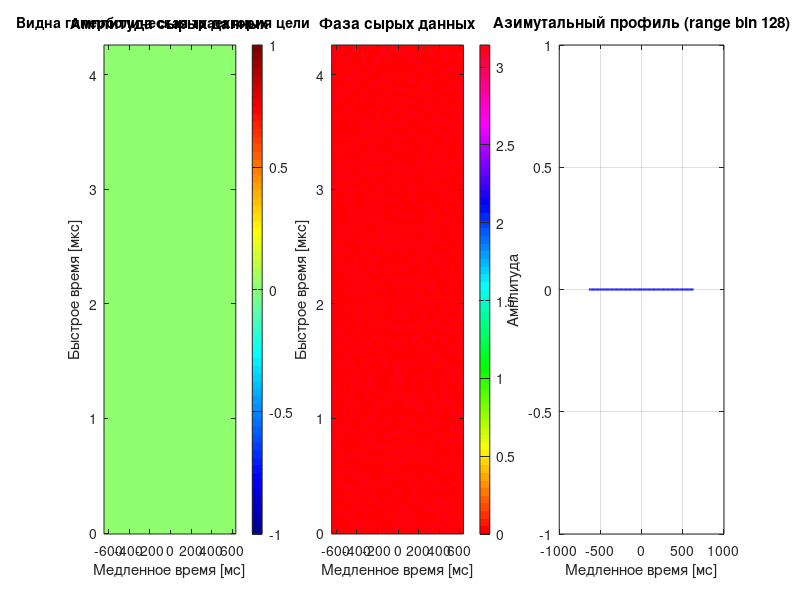
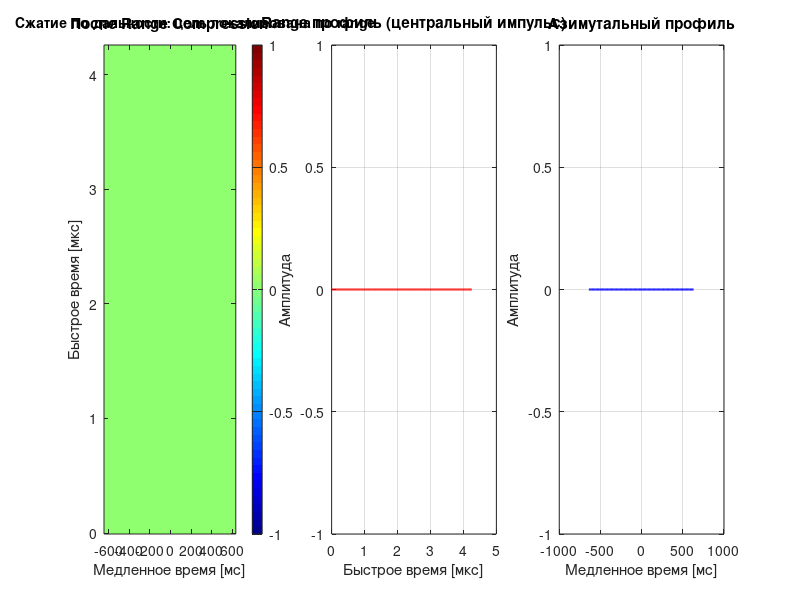
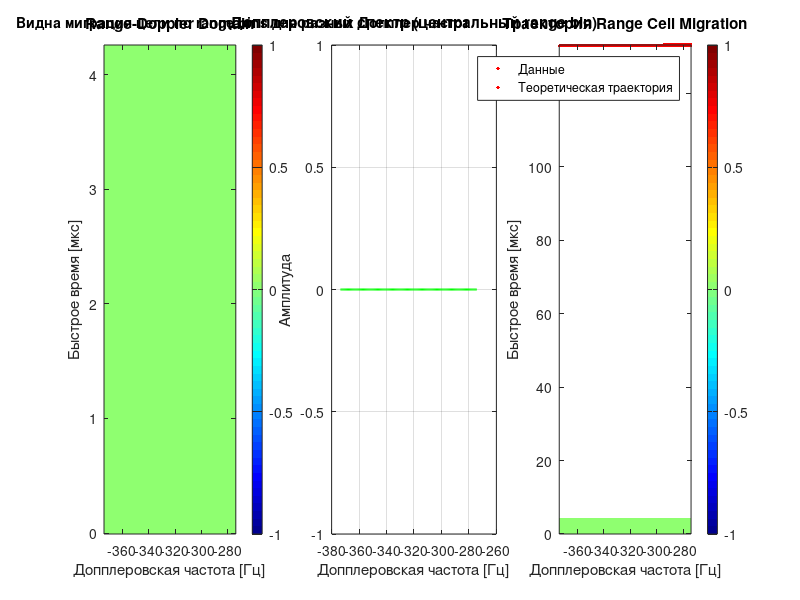
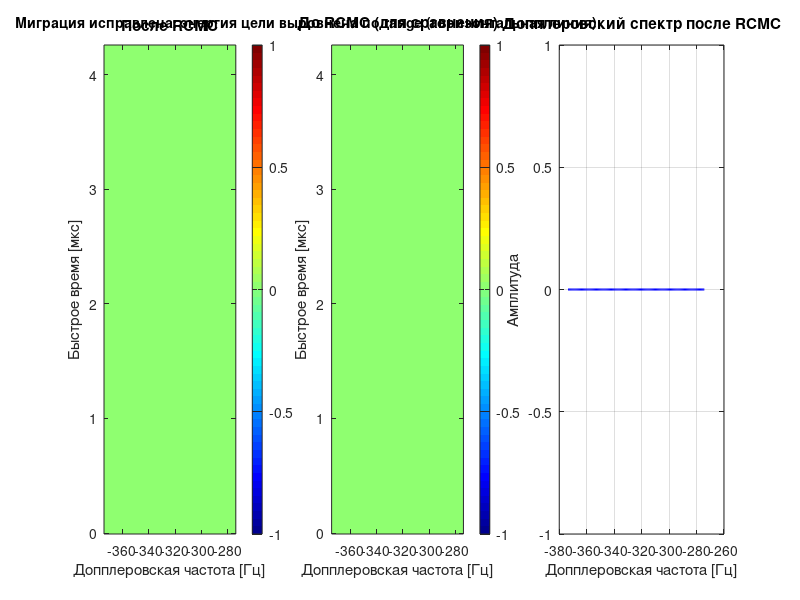

Source code (MATLAB) for these figures, in order:
% =========================================================================
% Simplified RDA Demo - Single Point Target
% =========================================================================
%
% Упрощённая демонстрация для изучения каждого этапа RDA
% на примере ОДНОЙ точечной цели
%
% Позволяет:
%   - Визуализировать сигнал на каждом этапе
%   - Понять влияние каждой операции
%   - Экспериментировать с параметрами
%
% =========================================================================

clear; close all; clc;

%% ========================================================================
% ПАРАМЕТРЫ - упрощённые для наглядности
% =========================================================================

c = 3e8;                            % Скорость света [м/с]
f0 = 5.3e9;                         % Несущая частота [Гц]
lambda = c / f0;                    % Длина волны [м]

% Параметры платформы
Vr = 150;                           % Скорость [м/с]

% Параметры сигнала
Tr = 2.5e-6;                        % Длительность импульса [с]
Kr = 20e12;                         % Частота модуляции [Гц/с]
Br = abs(Kr * Tr);                  % Полоса [Гц]

% Параметры дискретизации
Fs = 60e6;                          % Частота дискретизации по range [Гц]
PRF = 100;                          % ЧПИ [Гц]

% Параметры сцены
R0 = 20000;                         % Дистанция до цели [м]
theta_squint = deg2rad(3.5);        % Угол squint [рад]

% Размеры данных (малые для наглядности)
Naz = 128;                          % Число импульсов
Nrg = 256;                          % Отсчётов на импульс

% Доплеровские параметры
f_dc = -2*Vr/lambda * sin(theta_squint); % Допплер центроид [Гц]

fprintf('=== ПАРАМЕТРЫ ===\n');
fprintf('Несущая частота: %.2f ГГц\n', f0/1e9);
fprintf('Длина волны: %.4f м\n', lambda);
fprintf('Разрешение по дальности: %.2f м\n', c/(2*Br));
fprintf('Угол squint: %.2f град\n', rad2deg(theta_squint));
fprintf('Допплер центроид: %.1f Гц\n', f_dc);
fprintf('\n');

%% ========================================================================
% ГЕНЕРАЦИЯ СЫРЫХ ДАННЫХ - одна цель в центре
% =========================================================================

fprintf('Генерация сырых данных для одной цели...\n');

% Оси времени
t_fast = (0:Nrg-1) / Fs;            % Быстрое время [с]
eta_slow = ((0:Naz-1) - Naz/2) / PRF; % Медленное время [с]

% Положение цели - в центре
eta0 = 0;                           % Цель в центре апертуры
A0 = 1.0;                           % Амплитуда

% Инициализация
S_raw = zeros(Nrg, Naz);

% Генерация сигнала
for m = 1:Naz
    eta = eta_slow(m);
    
    % История дальности (гипербола)
    R_eta = sqrt(R0^2 + Vr^2 * (eta - eta0)^2);
    
    % Задержка
    tau = 2 * R_eta / c;
    
    % Азимутальное окно (Гауссово)
    T_illum = 4.0 / Vr;  % Время освещения [с]
    w_a = exp(-4*log(2)*(eta - eta0)^2 / T_illum^2);
    
    % ЛЧМ сигнал
    t_centered = t_fast - tau;
    range_window = double(abs(t_centered) <= Tr/2);
    chirp = exp(1j * pi * Kr * t_centered.^2);
    
    % Фазовый член
    phase_term = exp(-1j * 4 * pi * R_eta / lambda);
    
    % Сигнал
    S_raw(:, m) = A0 * w_a * phase_term * (range_window .* chirp).';
end

% Добавить шум
SNR_dB = 25;
signal_power = sum(abs(S_raw(:)).^2) / numel(S_raw);
noise_power = signal_power / (10^(SNR_dB/10));
S_raw = S_raw + sqrt(noise_power/2) * (randn(size(S_raw)) + 1j*randn(size(S_raw)));

fprintf('Сырые данные: %d × %d\n\n', Nrg, Naz);

%% ========================================================================
% ВИЗУАЛИЗАЦИЯ: Raw Data
% =========================================================================

figure('Name', 'ЭТАП 0: Сырые данные', 'Position', [50 50 1400 500]);

% Амплитуда
subplot(1,3,1);
imagesc(eta_slow*1e3, t_fast*1e6, abs(S_raw));
xlabel('Медленное время [мс]'); ylabel('Быстрое время [мкс]');
title('Амплитуда сырых данных');
colorbar; axis xy; colormap(gca, jet);

% Фаза
subplot(1,3,2);
imagesc(eta_slow*1e3, t_fast*1e6, angle(S_raw));
xlabel('Медленное время [мс]'); ylabel('Быстрое время [мкс]');
title('Фаза сырых данных');
colorbar; axis xy; colormap(gca, hsv);

% Азимутальный профиль (центральный range bin)
subplot(1,3,3);
center_range_bin = round(Nrg/2);
plot(eta_slow*1e3, abs(S_raw(center_range_bin, :)), 'b-', 'LineWidth', 1.5);
xlabel('Медленное время [мс]'); ylabel('Амплитуда');
title(sprintf('Азимутальный профиль (range bin %d)', center_range_bin));
grid on;

% Пояснение
annotation('textbox', [0.02 0.95 0.3 0.04], 'String', ...
    'Видна гиперболическая траектория цели', ...
    'EdgeColor', 'none', 'FontSize', 10, 'FontWeight', 'bold');

pause(1);

%% ========================================================================
% ЭТАП 1: RANGE COMPRESSION
% =========================================================================

fprintf('ЭТАП 1: Range Compression...\n');

% Частотная ось по дальности
f_range = ((0:Nrg-1) - Nrg/2) * (Fs/Nrg);

% Согласованный фильтр (сопряжённый chirp)
H_rc = exp(-1j * pi * f_range.^2 / Kr);
H_rc = H_rc .* (abs(f_range) <= Br/2);

% Применить к каждому импульсу
S_rc = zeros(Nrg, Naz);
for m = 1:Naz
    S_fft = fftshift(fft(S_raw(:, m)));
    S_compressed = S_fft .* H_rc.';
    S_rc(:, m) = ifft(ifftshift(S_compressed));
end

fprintf('  Разрешение по дальности: %.2f м\n\n', c/(2*Br));

%% ВИЗУАЛИЗАЦИЯ: Range Compressed
figure('Name', 'ЭТАП 1: Range Compression', 'Position', [60 60 1400 500]);

subplot(1,3,1);
imagesc(eta_slow*1e3, t_fast*1e6, abs(S_rc));
xlabel('Медленное время [мс]'); ylabel('Быстрое время [мкс]');
title('После Range Compression');
colorbar; axis xy; colormap(gca, jet);

subplot(1,3,2);
plot(t_fast*1e6, abs(S_rc(:, Naz/2)), 'r-', 'LineWidth', 1.5);
xlabel('Быстрое время [мкс]'); ylabel('Амплитуда');
title('Range профиль (центральный импульс)');
grid on;

subplot(1,3,3);
plot(eta_slow*1e3, abs(S_rc(center_range_bin, :)), 'b-', 'LineWidth', 1.5);
xlabel('Медленное время [мс]'); ylabel('Амплитуда');
title('Азимутальный профиль');
grid on;

annotation('textbox', [0.02 0.95 0.4 0.04], 'String', ...
    'Сжатие по дальности: цель локализована по range', ...
    'EdgeColor', 'none', 'FontSize', 10, 'FontWeight', 'bold');

pause(1);

%% ========================================================================
% ЭТАП 2: AZIMUTH FFT → Range-Doppler Domain
% =========================================================================

fprintf('ЭТАП 2: Переход в Range-Doppler домен...\n');

% FFT по азимуту
S_rd = fftshift(fft(S_rc, [], 2), 2);

% Ось Допплеровских частот
f_eta = ((0:Naz-1) - Naz/2) * (PRF/Naz) + f_dc;

fprintf('  Диапазон Допплеровских частот: [%.1f, %.1f] Гц\n\n', ...
        min(f_eta), max(f_eta));

%% ВИЗУАЛИЗАЦИЯ: Range-Doppler Domain
figure('Name', 'ЭТАП 2: Range-Doppler Domain', 'Position', [70 70 1400 500]);

subplot(1,3,1);
imagesc(f_eta, t_fast*1e6, abs(S_rd));
xlabel('Допплеровская частота [Гц]'); ylabel('Быстрое время [мкс]');
title('Range-Doppler Domain');
colorbar; axis xy; colormap(gca, jet);

subplot(1,3,2);
plot(f_eta, abs(S_rd(center_range_bin, :)), 'g-', 'LineWidth', 1.5);
xlabel('Допплеровская частота [Гц]'); ylabel('Амплитуда');
title('Допплеровский спектр (центральный range bin)');
grid on;

% Показать траекторию миграции
subplot(1,3,3);
imagesc(f_eta, t_fast*1e6, abs(S_rd));
xlabel('Допплеровская частота [Гц]'); ylabel('Быстрое время [мкс]');
title('Траектория Range Cell Migration');
colorbar; axis xy; colormap(gca, jet);
hold on;

% Теоретическая траектория миграции
for k = 1:length(f_eta)
    D_f = sqrt(1 - (lambda * f_eta(k) / (2*Vr))^2);
    delta_R = R0 * (D_f - 1);
    t_migration = (2*R0/c) + (2*delta_R/c);
    plot(f_eta(k), t_migration*1e6, 'r.', 'MarkerSize', 8);
end
hold off;
legend('Данные', 'Теоретическая траектория', 'Location', 'best');

annotation('textbox', [0.02 0.95 0.5 0.04], 'String', ...
    'Видна миграция цели по range bins для разных Допплер частот', ...
    'EdgeColor', 'none', 'FontSize', 10, 'FontWeight', 'bold');

pause(1);

%% ========================================================================
% ЭТАП 3: RANGE CELL MIGRATION CORRECTION (RCMC)
% =========================================================================

fprintf('ЭТАП 3: Range Cell Migration Correction...\n');

S_rcmc = zeros(Nrg, Naz);

for m = 1:Naz
    f_eta_m = f_eta(m);
    
    % D функция
    D_f = sqrt(1 - (lambda * f_eta_m / (2*Vr))^2);
    
    % Миграция
    delta_R = R0 * (D_f - 1);
    delta_t = 2 * delta_R / c;
    
    % Сдвинутая временная ось
    t_shifted = t_fast + delta_t;
    
    % Интерполяция
    S_rcmc(:, m) = interp1(t_fast, S_rd(:, m), t_shifted, 'linear', 0);
end

fprintf('  Максимальная миграция: %.3f м\n\n', abs(min(R0 * (sqrt(1 - (lambda * f_eta / (2*Vr)).^2) - 1))));

%% ВИЗУАЛИЗАЦИЯ: After RCMC
figure('Name', 'ЭТАП 3: RCMC', 'Position', [80 80 1400 500]);

subplot(1,3,1);
imagesc(f_eta, t_fast*1e6, abs(S_rcmc));
xlabel('Допплеровская частота [Гц]'); ylabel('Быстрое время [мкс]');
title('После RCMC');
colorbar; axis xy; colormap(gca, jet);

subplot(1,3,2);
imagesc(f_eta, t_fast*1e6, abs(S_rd));
xlabel('Допплеровская частота [Гц]'); ylabel('Быстрое время [мкс]');
title('До RCMC (для сравнения)');
colorbar; axis xy; colormap(gca, jet);

subplot(1,3,3);
plot(f_eta, abs(S_rcmc(center_range_bin, :)), 'b-', 'LineWidth', 1.5);
xlabel('Допплеровская частота [Гц]'); ylabel('Амплитуда');
title('Допплеровский спектр после RCMC');
grid on;

annotation('textbox', [0.02 0.95 0.6 0.04], 'String', ...
    'Миграция исправлена: энергия цели выровнена по range (горизонтальная линия)', ...
    'EdgeColor', 'none', 'FontSize', 10, 'FontWeight', 'bold');

pause(1);

%% ========================================================================
% ЭТАП 4: AZIMUTH COMPRESSION
% =========================================================================

fprintf('ЭТАП 4: Azimuth Compression...\n');

% Азимутальный согласованный фильтр
H_ac = zeros(1, Naz);
for m = 1:Naz
    f_eta_m = f_eta(m);
    D_f = sqrt(1 - (lambda * f_eta_m / (2*Vr))^2);
    H_ac(m) = exp(1j * 4 * pi * R0 * D_f / lambda);
end

% Применить фильтр
S_ac = S_rcmc .* repmat(H_ac, Nrg, 1);

% Обратное FFT по азимуту
S_focused = ifft(ifftshift(S_ac, 2), [], 2);

fprintf('  Изображение сфокусировано!\n\n');

%% ВИЗУАЛИЗАЦИЯ: Focused Image
figure('Name', 'ЭТАП 4: Сфокусированное изображение', 'Position', [90 90 1400 500]);

subplot(1,3,1);
imagesc(eta_slow*1e3, t_fast*1e6, abs(S_focused));
xlabel('Азимут [мс]'); ylabel('Дальность [мкс]');
title('Сфокусированное изображение');
colorbar; axis xy; colormap(gca, jet);
hold on;
% Отметить истинное положение цели
plot(0, (2*R0/c)*1e6, 'r+', 'MarkerSize', 20, 'LineWidth', 3);
hold off;

% Range профиль
subplot(1,3,2);
plot(t_fast*1e6, abs(S_focused(:, Naz/2)), 'r-', 'LineWidth', 1.5);
xlabel('Дальность [мкс]'); ylabel('Амплитуда');
title('Range профиль через цель');
grid on;
xlim([t_fast(1)*1e6, t_fast(end)*1e6]);

% Азимутальный профиль
subplot(1,3,3);
plot(eta_slow*1e3, abs(S_focused(center_range_bin, :)), 'b-', 'LineWidth', 1.5);
xlabel('Азимут [мс]'); ylabel('Амплитуда');
title('Азимутальный профиль через цель');
grid on;
xlim([eta_slow(1)*1e3, eta_slow(end)*1e3]);

annotation('textbox', [0.02 0.95 0.4 0.04], 'String', ...
    'Цель полностью сфокусирована по range и азимуту', ...
    'EdgeColor', 'none', 'FontSize', 10, 'FontWeight', 'bold');

%% ========================================================================
% СРАВНЕНИЕ: До и После
% =========================================================================

figure('Name', 'СРАВНЕНИЕ: До и После фокусировки', 'Position', [100 100 1200 500]);

subplot(1,2,1);
imagesc(eta_slow*1e3, t_fast*1e6, abs(S_raw));
xlabel('Азимут [мс]'); ylabel('Дальность [мкс]');
title('ДО: Сырые данные');
colorbar; axis xy; colormap(gca, jet);

subplot(1,2,2);
imagesc(eta_slow*1e3, t_fast*1e6, abs(S_focused));
xlabel('Азимут [мс]'); ylabel('Дальность [мкс]');
title('ПОСЛЕ: Сфокусированное изображение');
colorbar; axis xy; colormap(gca, jet);
hold on;
plot(0, (2*R0/c)*1e6, 'r+', 'MarkerSize', 20, 'LineWidth', 3);
hold off;

%% ========================================================================
% АНАЛИЗ КАЧЕСТВА ФОКУСИРОВКИ
% =========================================================================

fprintf('=== АНАЛИЗ КАЧЕСТВА ===\n');

% Найти пик
[max_val, max_idx] = max(abs(S_focused(:)));
[peak_range, peak_az] = ind2sub(size(S_focused), max_idx);

fprintf('Пик сигнала:\n');
fprintf('  Range bin: %d (ожидалось ~%d)\n', peak_range, round(Nrg/2));
fprintf('  Azimuth sample: %d (ожидалось ~%d)\n', peak_az, round(Naz/2));
fprintf('  Амплитуда: %.2f\n', max_val);

% PSLR (Peak to Side Lobe Ratio) по range
range_profile = abs(S_focused(:, peak_az));
range_profile = range_profile / max(range_profile); % Нормализация
[~, peak_idx] = max(range_profile);

% Исключить главный лепесток (±5 отсчётов)
mainlobe_width = 5;
sidelobe_region = range_profile;
sidelobe_region(max(1, peak_idx-mainlobe_width):min(Nrg, peak_idx+mainlobe_width)) = 0;
max_sidelobe = max(sidelobe_region);

PSLR_range = 20*log10(1 / max_sidelobe);
fprintf('\nКачество по Range:\n');
fprintf('  PSLR: %.2f дБ\n', PSLR_range);

% PSLR по азимуту
az_profile = abs(S_focused(peak_range, :));
az_profile = az_profile / max(az_profile);
[~, peak_idx_az] = max(az_profile);

sidelobe_region_az = az_profile;
sidelobe_region_az(max(1, peak_idx_az-mainlobe_width):min(Naz, peak_idx_az+mainlobe_width)) = 0;
max_sidelobe_az = max(sidelobe_region_az);

PSLR_az = 20*log10(1 / max_sidelobe_az);
fprintf('\nКачество по Азимуту:\n');
fprintf('  PSLR: %.2f дБ\n', PSLR_az);

%% ========================================================================
% ЭКСПЕРИМЕНТЫ
% =========================================================================

fprintf('\n=== ЭКСПЕРИМЕНТЫ ===\n');
fprintf('Попробуйте изменить параметры в начале файла:\n');
fprintf('  1. theta_squint - увидите изменение f_dc и траектории\n');
fprintf('  2. R0 - изменит величину миграции\n');
fprintf('  3. Vr - повлияет на Допплер и миграцию\n');
fprintf('  4. SNR_dB - уменьшите до 10 дБ и посмотрите на шум\n');
fprintf('\n');

fprintf('=== ГОТОВО ===\n');
fprintf('Все этапы RDA визуализированы.\n');
fprintf('Изучите картинки для понимания каждого шага.\n');
